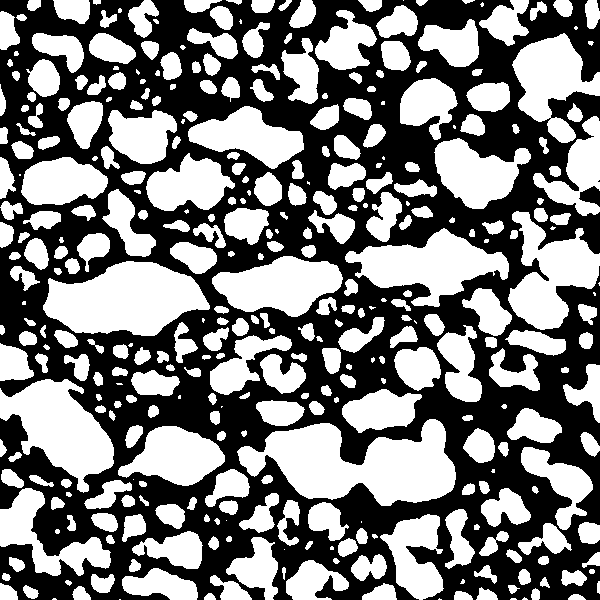
#> input picture slide_156.png, 600 x 600 px
$ jupyter execute porous_media_reconstruction.ipynb
#> lines starting #> are read from the running program, lines starting #| are printed output that depends on the picture; after the words box and inside, x2 and y2 are one past the last pixel; in counts of white or black regions, pixels touching at a corner belong together
# Reconstrucción de una imagen de un medio poroso en 2D con una red neuronal en un autómata celular implementada paso a paso en Python sin usar bibliotecas de Machine Learning como Keras, Tensorflow, Pytorch, etc.

El presente proyecto se basa en el trabajo original de Daniel Teniente (https://github.com/danielTeniente/ia-projects/tree/main/ANN)

Videotutorial: https://www.youtube.com/watch?v=MN96NzKzF0Q&ab_channel=TranquilRelaxation

El estado de las celdas (o pixeles) del autómata celular (la imagen) evoluciona autoorganizándose hasta llegar a un patrón estable donde logre reconstruir la imagen de un medio poroso en 2D con una red neuronal diseñada e implementada en Python paso a paso para entender lo mejor posible todo el proceso sin usar bibliotecas sofisticadas como Keras, tensorflow, Pytorch, etc.

Primero se importan las bibliotecas necesarias.

[cell 1]
import numpy as np
import cv2
import matplotlib.pyplot as plt
from scipy.stats import bernoulli

# Diseño de la red neuronal

Definimos una función llamada "create_network" para crear una red neuronal.

El grafo es representado mediante una lista de listas (matriz) que contiene los vecinos de cada nodo.

Por defecto se asignan 100 nodos, pero pueden ser más y la probabilidad de conexión será 0.5 por defecto, para que sea como el proceso binario de lanzar una moneda.

Además, se necesita de otra matriz para los pesos de las conexiones entre los nodos.

[cell 2]
# El grafo se representa con una matriz
# Cada fila guarda los vecinos del nodo actual
# La conexión es aleatoria

def create_network(num_nodes = 100, p_conection=0.5):
    network = []
    weights_matrix = []
    for _ in range(num_nodes):
        neighbors = bernoulli.rvs(p_conection, size=num_nodes)
        neighbors = np.where(neighbors==1)[0]
        # Conexiones de la neurona
        network.append(neighbors)
        # Matriz de pesos de las conexiones
        weights_matrix.append(np.zeros(len(neighbors)))

    return network,weights_matrix

Se modifican los pesos para que la red neuronal pueda aprender el patrón de la imagen, utilizando el aprendizaje Hebbiano, por lo que si las neuronas se activan juntas, la conexión se refuerza.

[cell 3]
# Aprendizaje del patrón de la imagen dado una red y el tipo de aprendizaje
def learn(network,weights_matrix,pattern):
    # Se recorren los vecinos de cada nodo
    for i,neighbors in enumerate(network):
        # Aprendizaje Hebbiano (Hebbian Learning)
        weights_matrix[i] += pattern[neighbors] * pattern[i]

Una vez que se obtienen la red neuronal y los pesos, se necesita una función para que la red evolucione hacia el patrón que se le enseñó. Esto se realiza tomando el valor de cada vecino de la neurona para multiplicarlo por su peso correspondiente. Al final se suman estos resultados.

[cell 4]
# Las neuronas utilizarán los pesos para reconstruir la imagen
def evolve(network, weights_matrix, current_state):
    new_state = np.zeros(len(current_state))
    # Se recorren los vecinos de cada nodo
    for i,neighbors in enumerate(network):
        # índicees de los vecinos
        # cambio de estado
        new_state[i] = sum(current_state[neighbors]*weights_matrix[i])
        if(new_state[i]<0):
            new_state[i] = -1
        else:
            new_state[i] = 1
    return new_state

# Cargar la imagen que se desea replicar

"imread" es una función de la biblioteca OpenCV en Python que se utiliza para leer una imagen (en este caso llamada "slide_156.png", la cual está en formato PNG) y almacenarla en forma de matriz NumPy. El segundo argumento, 0, es para leer la imagen en escala de grises.

[cell 5]
# Se lee la imagen que se desea replicar
img = cv2.imread("slide_156.png",0)
#> img: shape (600, 600); 49% white; 361 white regions (42 under 20 px), largest, box (x1, y1, x2, y2) and area: (237, 419, 456, 506) 11160, (43, 261, 210, 336) 8487, (0, 379, 114, 493) 6777

# Procesamiento de binarización de la imagen para usarse en la red neuronal

"imshow" es una función de la biblioteca Matplotlib en Python que se utiliza para mostrar una imagen.

Aquí, "img" es la matriz de la imagen que se quiere visualizar y 'gray' indica que queremos mostrar la imagen en escala de grises, utilizando una representación de mapa de colores en escala de grises, donde los valores más bajos (más oscuros) se representan con tonos más oscuros de gris, y los valores más altos (más claros) se representan con tonos más claros de gris.

[cell 6]
# Se visualiza la imagen que se cargó previamente.
plt.imshow(img, 'gray') # en escala de grises
#plt.imshow(img) # con colores preasignados por matplotlib

"shape" es un atributo de una matriz NumPy que devuelve una tupla que representa las dimensiones de la matriz.

Para una imagen, esta tupla generalmente tiene tres valores: altura, anchura y número de canales de color.

    Si "img" es una imagen en escala de grises, la tupla tendrá dos elementos: (altura, anchura).
    Si "img" es una imagen en color, la tupla tendrá tres elementos: (altura, anchura, canales).

Por ejemplo, si "img" es una imagen en color de 640x480 píxeles, img.shape devolverá (480, 640, 3), lo que significa que tiene una altura de 480 píxeles, una anchura de 640 píxeles y tres canales de color (normalmente rojo, verde y azul o RGB por sus siglas en inglés (Red, Green, Blue)).

Por otro lado, si "img" es una imagen en escala de grises, la tupla sería (480, 640), indicando solo altura y anchura.

[cell 7]
img.shape
#> Out = (600, 600)

Se redimensiona la imagen para que no utilizar demasiados recursos computacionales.

Se recomienda experimentar cambiando el ancho y alto de la imagen para observar el uso de los recursos computacionales como el porcentaje de uso de la RAM, CPU, GPU y tiempo de compilación, conforme se utiliza una imagen cada vez más grande.

La función "resize" de OpenCV cambia el tamaño de las imágenes.

[cell 8]
# Redimensiona la imagen representada por la matriz "img" a una nueva dimensión de 150x150 píxeles.
img = cv2.resize(img,(150,150))
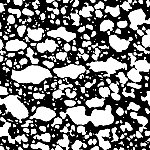
#> img: shape (150, 150); min 0, max 255, mean 125

# mostramos la imagen redimensionada
plt.imshow(img,'gray')

Binarización de la imagen:

 La función "mean()" calcula el valor medio de todos los píxeles en la imagen. Este valor medio se utiliza a menudo como un umbral para aplicar operaciones de umbralización en imágenes. Es decir, los píxeles con intensidad mayor que el umbral se asignan a un valor específico (generalmente 255 o blanco), mientras que los píxeles con intensidad menor o igual al umbral se asignan a otro valor (generalmente 0 o negro). Pero también se puede utilizar el método de Otsu para calcular el valor del umbral, el cual está implementado en "OpenCV".

[cell 9]
 # Se calcula el umbral (threshold) con el promedio de intensidad de los píxeles de la imagen "img"
threshold = img.mean()
#> threshold = 125

# visualizamos el valor calculado
threshold
#> Out = 125

Se realiza una operación de umbralización en la imagen:

* Estableciendo a cero todos los píxeles cuyos valores son menores al umbral calculado previamente.

  "np.where(img < threshold)" crea una matriz de índices booleanos donde los elementos son True si el valor correspondiente en "img" es menor que el umbral, y False de lo contrario.

* Estableciendo a uno todos los píxeles cuyos valores son mayores o iguales al umbral calculado previamente.

  "np.where(img >= threshold)" crea una matriz de índices booleanos donde los elementos son True si el valor correspondiente en "img" es mayor o igual que el umbral, y False de lo contrario.

[cell 10]
# Se seleccionan los elementos en la matriz "img" donde los valores son menores que el umbral calculado previamente y se les asigna una valor igual a cero.
img[np.where(img<threshold)]= 0
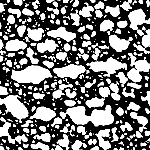
#> img: shape (150, 150); 2.7% of pixels changed, all inside (x1, y1, x2, y2) = (0, 0, 150, 150)

# Se seleccionan los elementos en la matriz "img" donde los valores son mayores o iguales que el umbral calculado previamente y se les asigna una valor igual a uno.
img[np.where(img>=threshold)]= 1
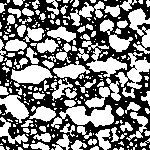
#> img: shape (150, 150); values 0 (black) and 1 (white), 50.8% white; 3 black regions (1 under 20 px), largest, box (x1, y1, x2, y2) and area: (0, 0, 150, 150) 11036, (0, 120, 5, 127) 23

 Se convierte la matriz de la imagen "img" a un tipo de datos de entero de 8 bits con signo (int8). Es decir, cada valor de píxel en la imagen será representado por un número entero de 8 bits, con un rango de valores de -128 a 127, en lugar de 0 a 255.

Esta conversión puede ser útil en algunas operaciones específicas donde se requieren datos en este formato particular, como la optimización de uso de memoria o para ciertos cálculos numéricos. Sin embargo, es importante tener en cuenta que al convertir a un tipo de datos de menor precisión, se puede perder información de la imagen, especialmente si los valores originales de píxeles están en un rango mayor que el soportado por int8.

[cell 11]
# Conversión de la matriz de la imagen "img" a un tipo de datos de entero de 8 bits con signo (int8).
img = np.array(img, dtype='int8')

# Se seleccionan los elementos en la matriz "img" donde los valores son igual a 0 y se les reasigna el valor -1.
img[np.where(img==0)]=-1

[cell 12]
# Se muestra la imagen procesada
plt.imshow(img,'gray')

Se calcula el promedio de la imagen procesada, la cual ahora tiene valores -1 y 1.

[cell 13]
# Se calcula el promedio de la imagen procesada.
img.mean()
#> Out = 0.0169

Se aplana la imagen. Es decir, se redimensiona la matriz "img" para crear un nuevo arreglo unidimensional que contiene los elementos de "img" en el orden en que aparecen en la matriz original, y de esta manera, este vector ya pueda ser aprendido por la red neuronal.

[cell 14]
# Se redimensiona la matriz "img" para que tenga la misma cantidad total de elementos que la matriz "img".
flat_img = np.resize(img,img.size)

# Observamos la forma de la imagen aplanada
flat_img.shape
#> Out = (22500,)

## Aprender el patrón

Se crea una nueva red neuronal llamada "network" y su matriz de pesos "weigths_matrix", llamando la función "create_network" implementada previamente en las primeras líneas de este códdigo, y asignando un valor a sus argumentos:

* num_nodes = longitud del vector unidimensional "flat_img", contiene los elementos de "img" en el orden en que aparecen en la matriz original.

                 La función "len()" regresa la longitud del argumento.

* p_conection = probabilidad de que la célula (pixel) se conecte con alguno de sus vecinos.

[cell 15]
# Se crea una nueva red neuronal llamada "network"
network,weights_matrix = create_network(num_nodes=len(flat_img),p_conection=0.3)
